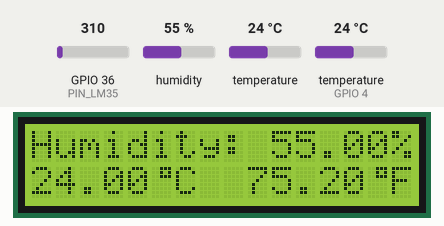
Recording of a sketch running on a simulated ESP32. Shown: 16×2 character LCD. Inputs (shaded band) come from the test bench; at power-on: GPIO 36 (PIN_LM35) = 310, humidity 55 %, temperature 24 °C, temperature (sensor on GPIO 4) 24 °C. What the sketch prints to the serial monitor is not drawn.

Above: at 4.2 s.
4.3 s: GPIO 36 (PIN_LM35) set to 372
At 10.9 s:
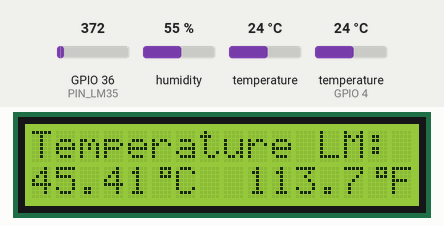
14.4 s: humidity set to 22 %
At 23.6 s:
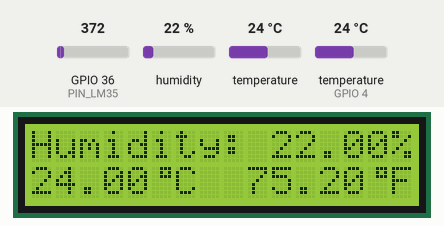
27.2 s: temperature (sensor 0) set to 12 °C
At 37.7 s:
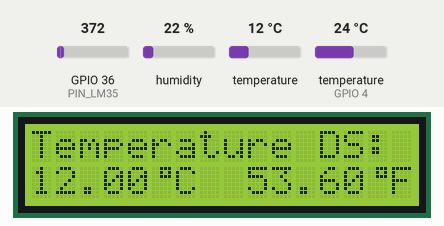
40.8 s: temperature (sensor on GPIO 4) set to 12 °C
At 43.6 s:
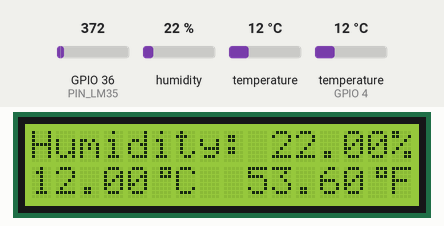
46.8 s: GPIO 36 (PIN_LM35) set to 434
At 49.6 s:
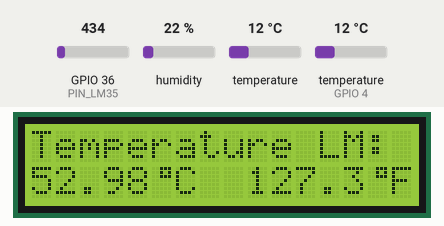
53.6 s: temperature (sensor 0) set to 19 °C
At 56.4 s:
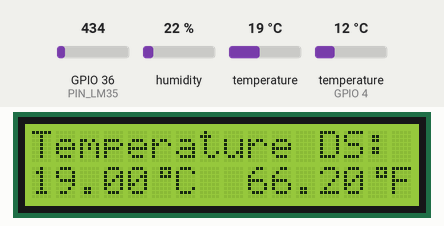
Timing chart, 0 to 57.9 s (numbered marks = the images above; inputs shaded):
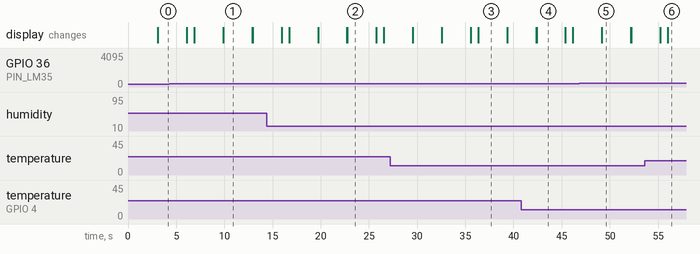

The sketch:

LCD_DHT11_DS18B20_LM35multifile.ino
```cpp
/* Mikaela Diaz
 * 13/03/23
 * Code to read humidity and temperature values from the DHT11 sensor. Also temperatures using a DS18B20 and an LM35. The values are printed to
 * the serial monitor.
 * It also uses the library LiquidCrystal to print the readings to an LCD Display.
 *
 * Code Sources:
 * I got the DHT11 code from the web page with the link below, then I edited it to my preferences.
 * https://esp32io.com/tutorials/esp32-temperature-humidity-sensor
*/

#include "lcd.h"

float humi, tempC_DHT11, tempF_DHT11; //DHT11
float tempC_DS18B20, tempF_DS18B20; //DS18B20
float tempC_LM35, tempF_LM35; //LM35

// Create lcd object (instance)
LiquidCrystal lcd_w(RS, EN, D4, D5, D6, D7); //constructor is different than for arduino pins

// Create DHT object
DHT dht_sensor(DHT_SENSOR_PIN, DHT_SENSOR_TYPE);

// Setup a oneWire instance to communicate with any OneWire devices
OneWire oneWire(oneWireBus);

// Pass our oneWire reference to Dallas Temperature sensor
DallasTemperature sensors(&oneWire);

void setup() {
  Serial.begin(115200); // ESP32 baud rate
  dht_sensor.begin(); // Initialise the DHT sensor
  sensors.begin(); // Start the DS18B20 sensor
  setupLcd();
}

void loop() {
   humi  = dht_sensor.readHumidity();
  // Read Celsius
   tempC_DHT11 = dht_sensor.readTemperature();
  // Read Fahrenheit
   tempF_DHT11 = dht_sensor.readTemperature(true);

  // Check if the reading is successful or not
  if ( isnan(tempC_DHT11) || isnan(tempF_DHT11) || isnan(humi)) { //If any of those statements are true print fail message
    Serial.println("Failed to read from DHT sensor!");
  } else {
    printValues_DHT11();
  }
  delay(3000); // delay 2 seconds between readings
  lcd_w.clear();

  //DS18B20
  sensors.requestTemperatures();
  tempC_DS18B20 = sensors.getTempCByIndex(0);
  tempF_DS18B20 = sensors.getTempFByIndex(0);

  printValues_DS18B20();
  delay(3000); // delay 2 seconds between readings
  lcd_w.clear();

  //LM35
  int adcVal = analogRead(PIN_LM35); // Read ADC value from sensor
  float milliVolt = adcVal * (ADC_VREF_mV / ADC_RESOLUTION); // ADC value to millivolts

  // Voltage to °C
  tempC_LM35 = milliVolt / 10;
  // Convert °C to °F
  tempF_LM35 = (tempC_LM35 * 1.8) + 32;

  printValues_LM35();
  Serial.print("ADC value : "); // shows pre-scaled value
  Serial.print(adcVal);
  Serial.print("\t\tMilli volts = "); // shows the voltage measured
  Serial.println(milliVolt);
  Serial.println(tempC_LM35);
  Serial.println(tempF_LM35);
  delay(3000); // delay 2 seconds between readings
  lcd_w.clear();
}
```

lcd.cpp
```cpp
//lcd.cpp
//Mikaela Diaz

#include <DHT.h>
#include "lcd.h"

extern float humi,tempC_DHT11, tempF_DHT11; //DHT11
extern float tempC_DS18B20, tempF_DS18B20; //DS18B20
extern float tempC_LM35, tempF_LM35; //LM35

//Special heart character
byte heart0[8] = {
  0b00000,
  0b01010,
  0b11111,
  0b11111,
  0b01110,
  0b00100,
  0b00000,
  0b00000
};

//Special circle character for degree readings °C and °F
byte circle1[8] = {
  B00111,
  B00101,
  B00111,
  B00000,
  B00000,
  B00000,
  B00000,
  B00000
};

void setupLcd() {
  lcd_w.createChar(0, heart0); // create a new custom character (index 0)
  lcd_w.createChar(1, circle1); // create a new custom character (index 0)
  // set up the LCD's number of columns and rows:
  lcd_w.begin(16, 2);

  // Print a message to the LCD.
  // set the cursor to column 0, line 0
  lcd_w.setCursor(0, 0);
  lcd_w.print("Health-Tracking");
  lcd_w.setCursor(0, 1);
  lcd_w.print("Smartwatch");
  lcd_w.setCursor(15, 1); // move cursor to (15, 1)
  lcd_w.write((byte)0);  // print the custom char at (15, 1)
  delay(3000);
  lcd_w.clear();
}

float printValues_DHT11() {
  lcd_w.setCursor(0, 0);
  lcd_w.print("Humidity: ");
  lcd_w.print(humi);
  lcd_w.print("%");

  lcd_w.setCursor(0, 1);
  lcd_w.print(tempC_DHT11);
  lcd_w.setCursor(5, 1); // move cursor to (5, 1)
  lcd_w.write((byte)1);  // print the custom char at (5, 1)
  lcd_w.setCursor(6, 1);
  lcd_w.print("C");

  lcd_w.setCursor(9, 1);
  lcd_w.print(tempF_DHT11);
  lcd_w.setCursor(14, 1);
  lcd_w.write((byte)1);
  lcd_w.print("F");
}

float printValues_DS18B20() {
  lcd_w.setCursor(0, 0);
  lcd_w.print("Temperature DS: ");

  lcd_w.setCursor(0, 1);
  lcd_w.print(tempC_DS18B20);
  lcd_w.setCursor(5, 1); // move cursor to (5, 1)
  lcd_w.write((byte)1);  // print the custom char at (5, 1)
  lcd_w.setCursor(6, 1);
  lcd_w.print("C");

  lcd_w.setCursor(9, 1);
  lcd_w.print(tempF_DS18B20);
  lcd_w.setCursor(14, 1);
  lcd_w.write((byte)1);
  lcd_w.print("F");
}

float printValues_LM35() {
  lcd_w.setCursor(0, 0);
  lcd_w.print("Temperature LM: ");

  lcd_w.setCursor(0, 1);
  lcd_w.print(tempC_LM35);
  Serial.println("Hello: ");
  Serial.println(tempC_LM35);
  lcd_w.setCursor(5, 1); // move cursor to (5, 1)
  lcd_w.write((byte)1);  // print the custom char at (5, 1)
  lcd_w.setCursor(6, 1);
  lcd_w.print("C");

  lcd_w.setCursor(9, 1);
  lcd_w.print(tempF_LM35);
  lcd_w.setCursor(14, 1);
  lcd_w.write((byte)1);
  lcd_w.print("F");
}
```

lcd.h
```cpp
//lcd.h
//Mikaela Diaz

#ifndef LCD_H
#define LCD_H

// DHT11
#define DHT_SENSOR_PIN  4 // ESP32 pin GIOP4 connected to DHT11 sensor
#define DHT_SENSOR_TYPE DHT11

// LM35
#define ADC_VREF_mV    5000.0 // In millivolts
#define ADC_RESOLUTION 4096.0 // 12-bit
#define PIN_LM35       36 // ESP32 pin GIOP36 (ADC0) connected to LM35

#include <LiquidCrystal.h>
#include <DHT.h>
#include <OneWire.h>
#include <DallasTemperature.h>

// LCD Pin constants
const int RS = 13, EN = 12, D4 = 14, D5 = 27, D6 = 26, D7 = 25;

// GPIO where the DS18B20 is connected to
const int oneWireBus = 0;

extern LiquidCrystal lcd_w;

//Function Prototypes
void setupLcd();
float printValues_DHT11();
float printValues_DS18B20();
float printValues_LM35();

#endif
```

Measured:
- what the display in image 1 shows lasts 3.0 s, from 9.9 s to 12.9 s
